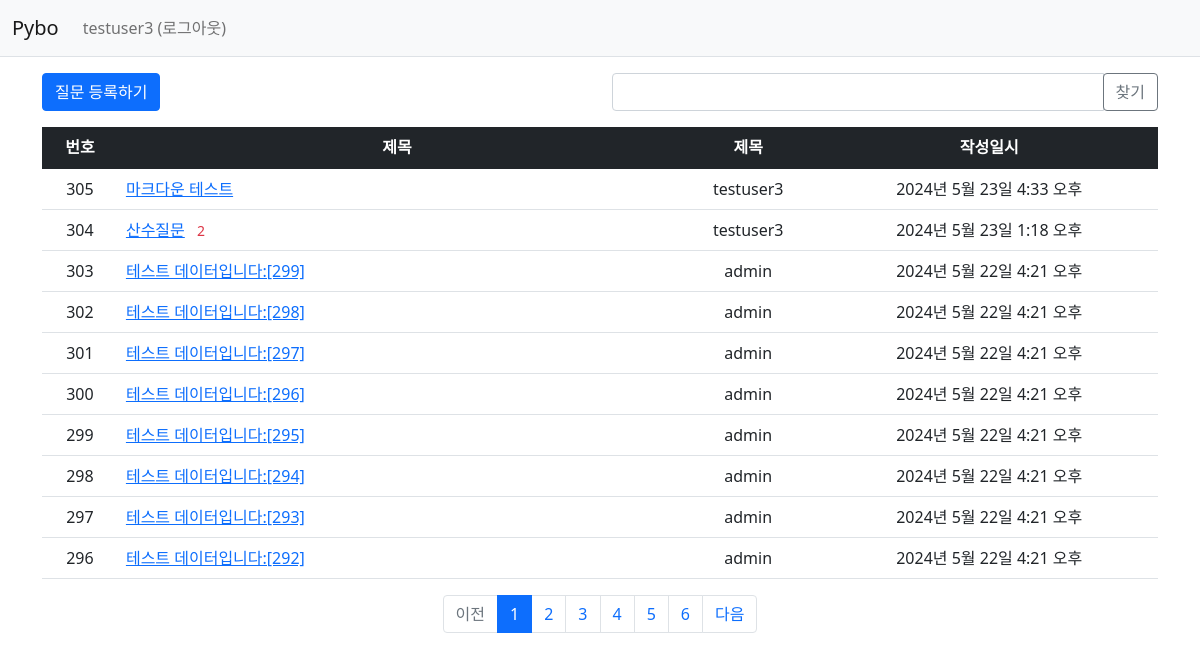
Page /pybo/ (signed in) on the committed database.
### pybo/models.py (models this page shows, shortened)
class Question(models.Model):
    author = models.ForeignKey(User, on_delete = models.CASCADE, related_name='author_question')
    subject = models.CharField(max_length = 200)
    content = models.TextField()
    create_date = models.DateTimeField()
    modify_date = models.DateTimeField(null = True, blank = True)
    voter = models.ManyToManyField(User, related_name='voter_question')

### pybo/views/base_views.py (the view, shortened to what this page needs)
# urls.py: path("", base_views.index, name="index"),
def index(request):
    page = request.GET.get('page', '1')
    kw = request.GET.get('kw', '')
    question_list = Question.objects.order_by('-create_date')
    paginator = Paginator(question_list, 10)
    page_obj = paginator.get_page(page)
    context = {'question_list': page_obj, 'page': page, 'kw': kw}
    return render(request, 'pybo/question_list.html', context)

### pybo/templatetags/pybo_filter.py (called while the page is built)
@register.filter
def sub(value, arg):
    return value - arg

### templates/pybo/question_list.html (shortened to what this page needs)
{% extends 'base.html' %}
{% load pybo_filter %}
{% block content %}
<div class="container my-3">
  <div class="row my-3">
    <div class="col-6">
        <a href="{% url 'pybo:question_create' %}" class="btn btn-primary">질문 등록하기</a>
    </div>
    <div class="col-6">
        <div class="input-group">
            <input type="text" id="search_kw" class="form-control" value="{{ kw|default_if_none:'' }}">
            <div class="input-group-append">
                <button class="btn btn-outline-secondary" type="button" id="btn_search">찾기</button>
            </div>
        </div>
    </div>
  </div>
  <table class="table">
    <thead>
      <tr class="table-dark text-center">
        <th>번호</th>
        <th style="width:50%">제목</th>
        <th>제목</th>
        <th>작성일시</th>
      </tr>
    </thead>
    <tbody>
      {% if question_list %}
      {% for question in question_list %}
      <tr class="text-center">
        <td>
          {{ question_list.paginator.count|sub:question_list.start_index|sub:forloop.counter0|add:1 }}
        </td>
        <td class="text-start">
          <a href="{% url 'pybo:detail' question.id %}">{{ question.subject }}</a>
          {% if question.answer_set.count > 0 %}
          <span class="text-danger small mx-2">{{question.answer_set.count}}</span>
          {% endif %}
        </td>
        <td>{{ question.author.username }}</td>
        <td>{{ question.create_date }}</td>
      </tr>
      {% endfor %}
      {% else %}
      <tr>
        <td colspan="4">질문이 없습니다.</td>
      </tr>
      {% endif %}
    </tbody>
  </table>
  <ul class="pagination justify-content-center">
    {% if question_list.has_previous %}
    <li class="page-item">
      <a class="page-link" data-page="{{ question_list.previous_page_number }}" href="javascript:void(0)">이전</a>
    </li>
    {% else %}
    <li class="page-item disabled">
      <a class="page-link" tabindex="-1" aria-disabled="true" href="#">이전</a>
    </li>
    {% endif %}
    {% for page_number in question_list.paginator.page_range %}
    {% if page_number >= question_list.number|add:-5 and page_number <= question_list.number|add:5 %}
    {% if page_number == question_list.number %}
    <li class="page-item active" aria-current="page">
      <a class="page-link" data-page="{{ page_number }}" href="javascript:void(0)">{{ page_number }}</a>
    </li>
    {% else %}
    <li class="page-item">
      <a class="page-link" data-page="{{ page_number }}" href="javascript:void(0)">{{ page_number }}</a>
    </li>
    {% endif %}
    {% endif %}
    {% endfor %}
    {% if question_list.has_next %}
    <li class="page-item">
      <a class="page-link" data-page="{{ question_list.next_page_number }}" href="javascript:void(0)">다음</a>
    </li>
    {% else %}
    <li class="page-item disabled">
      <a class="page-link" tabindex="-1" aria-disabled="true" href="#">다음</a>
    </li>
    {% endif %}
  </ul>
</div>
{% endblock %}

### templates/navbar.html (shortened to what this page needs)
<nav class="navbar navbar-expand-lg navbar-light bg-light border-bottom">
  <div class="container-fluid">
    <a class="navbar-brand" href="{% url 'pybo:index' %}">Pybo</a>
    <div class="collapse navbar-collapse" id="navbarSupportedContent">
      <ul class="navbar-nav me-auto mb-2 mb-lg-0">
        <li class="nav-item">
          {% if user.is_authenticated %}
          <a class="nav-link" href="{% url 'common:logout' %}">{{ user.username }} (로그아웃)</a>
          {% else %}
          <a class="nav-link" href="{% url 'common:login' %}">로그인</a>
          {% endif %}
        </li>
      </ul>
    </div>
  </div>
</nav>

### rows in the picture
Question: paginator.count|sub "305", subject "마크다운 테스트", author.username "testuser3", create_date "2024년 5월 23일 4:33 오후"
Question: paginator.count|sub "304", subject "산수질문", answer_set.count "2", author.username "testuser3", create_date "2024년 5월 23일 1:18 오후"
Question: paginator.count|sub "303", subject "테스트 데이터입니다:[299]", author.username "admin", create_date "2024년 5월 22일 4:21 오후"
Question: paginator.count|sub "302", subject "테스트 데이터입니다:[298]", author.username "admin", create_date "2024년 5월 22일 4:21 오후"
Question: paginator.count|sub "301", subject "테스트 데이터입니다:[297]", author.username "admin", create_date "2024년 5월 22일 4:21 오후"
Question: paginator.count|sub "300", subject "테스트 데이터입니다:[296]", author.username "admin", create_date "2024년 5월 22일 4:21 오후"
Question: paginator.count|sub "299", subject "테스트 데이터입니다:[295]", author.username "admin", create_date "2024년 5월 22일 4:21 오후"
Question: paginator.count|sub "298", subject "테스트 데이터입니다:[294]", author.username "admin", create_date "2024년 5월 22일 4:21 오후"
Question: paginator.count|sub "297", subject "테스트 데이터입니다:[293]", author.username "admin", create_date "2024년 5월 22일 4:21 오후"
Question: paginator.count|sub "296", subject "테스트 데이터입니다:[292]", author.username "admin", create_date "2024년 5월 22일 4:21 오후"

### other values in the picture
{{ user.username }} "testuser3"
{{ page_number }} "1"
{{ page_number }} "2" "3" "4" "5" "6"
